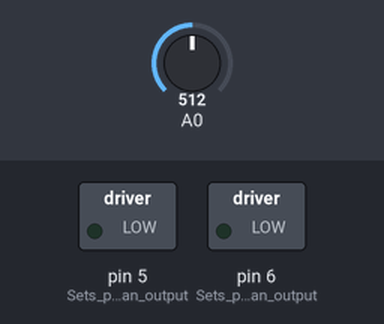
The sketch below on a simulated Arduino Uno, built with avr-gcc and run on an emulated ATmega328P. Parts: switched loads named in the sketch (green lamp = pin HIGH). Inputs (shaded band) come from the test bench; at power-on: A0 = 512.

Above: at 1.2 s.
1.3 s: A0 set to 672
2.8 s: A0 set to 692
At 3.7 s:
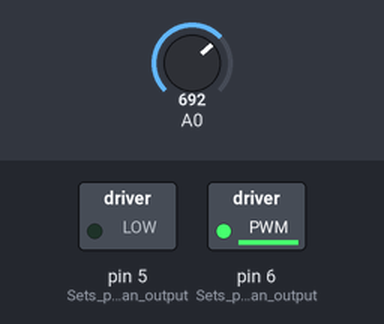
4.3 s: A0 set to 716
At 4.9 s:
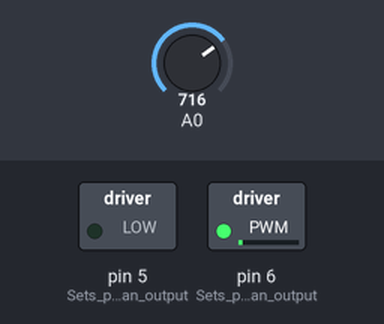
5.8 s: A0 set to 900
At 7.0 s:
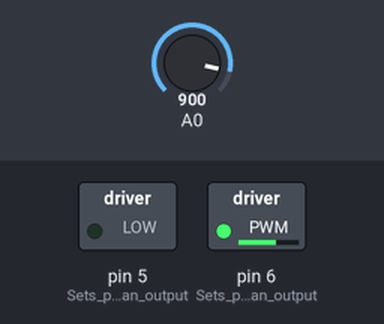
7.3 s: A0 set to 306
At 8.4 s:
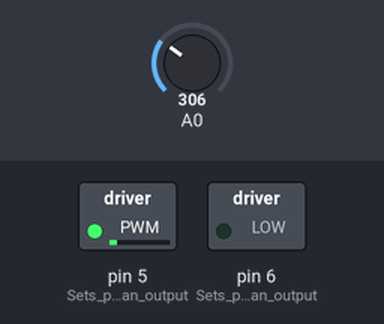
Timing chart, 0 to 9.8 s (numbered marks = the images above; inputs shaded):
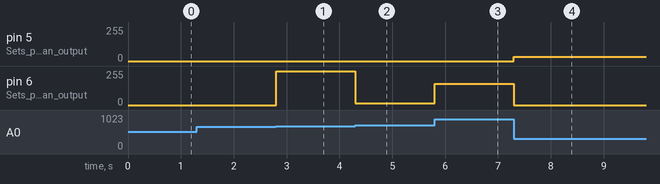

Measured:
- the behaviour switches between 681 and 682 on A0 (found by bisection; images 0 and 1)
- after the input at 1.3 s, every drawn part: stays the same
- after the input at 2.8 s, pin 6 (Sets_pin_6_as_an_output): 0/255 → 253/255 at once
- after the input at 4.3 s, pin 6 (Sets_pin_6_as_an_output): 253/255 → 15/255 at once
- after the input at 5.8 s, pin 6 (Sets_pin_6_as_an_output): 15/255 → 159/255 at once
- after the input at 7.3 s, pin 5 (Sets_pin_5_as_an_output): 0/255 → 31/255 at once; pin 6 (Sets_pin_6_as_an_output): 159/255 → 0/255 at once

The sketch:

03_-_DC_Motor_+_Joystick__Speed_and_Direction_.ino
```cpp
/*
  DC Motor + Joystick (Speed and Direction)

  This program changes the DC Motor's speed and direction from the position of joystick

  This program makes use of pinMode, int, analogRead, map, switch...case, analogWrite, and break.
*/

void setup() {
  pinMode(5, OUTPUT); // Sets pin 5 as an output
  pinMode(6, OUTPUT); // Sets pin 6 as an output
}

void loop() {
  int joystickX = analogRead(A0); // Creates an integer variable called "joystickX" and gives it the read value of pin A0
  int resultX = map(joystickX, 0, 1023, 0, 3); // Creates an integer variable called "resultX" and gives it the mapped value of "joystickX" from 0 - 1023 to 0 - 3

  int rangeL = map(joystickX, 0, 347, 255, 0); // Creates an integer variable called "rangeL" and gives it the mapped value of "joystickX" from 0 - 347 to 255 - 0
  int rangeH = map(joystickX, 696, 1023, 0, 255); // Creates an integer variable called "rangeH" and gives it the mapped value of "joystickX" from 696 - 1023 to 0 - 255

  switch(resultX){ // Compares the value of "resultX" with the values of the following cases
    case 0: // If "resultX" is 0
    analogWrite(5, rangeL); // Gives pin 5 the value of "rangeL"
    analogWrite(6, 0); // Gives pin 6 the value of 0
    break; // Ends the statement

    case 1: // If "resultX" is 1
    analogWrite(5, 0); // Gives pin 5 the value of 0
    analogWrite(6, 0); // Gives pin 6 the value of 0
    break; // Ends the statement

    case 2: // If "resultX" is 2
    analogWrite(5, 0); // Gives pin 5 the value of 0
    analogWrite(6, rangeH); // Gives pin 6 the value of "rangeH"
    break; // Ends the statement

    case 3: // If "resultX" is 3
    analogWrite(5, 0); // Gives pin 5 the value of 0
    analogWrite(6, rangeH); // Gives pin 6 the value of "rangeH"
    break; // Ends the statement
  }
}
```
